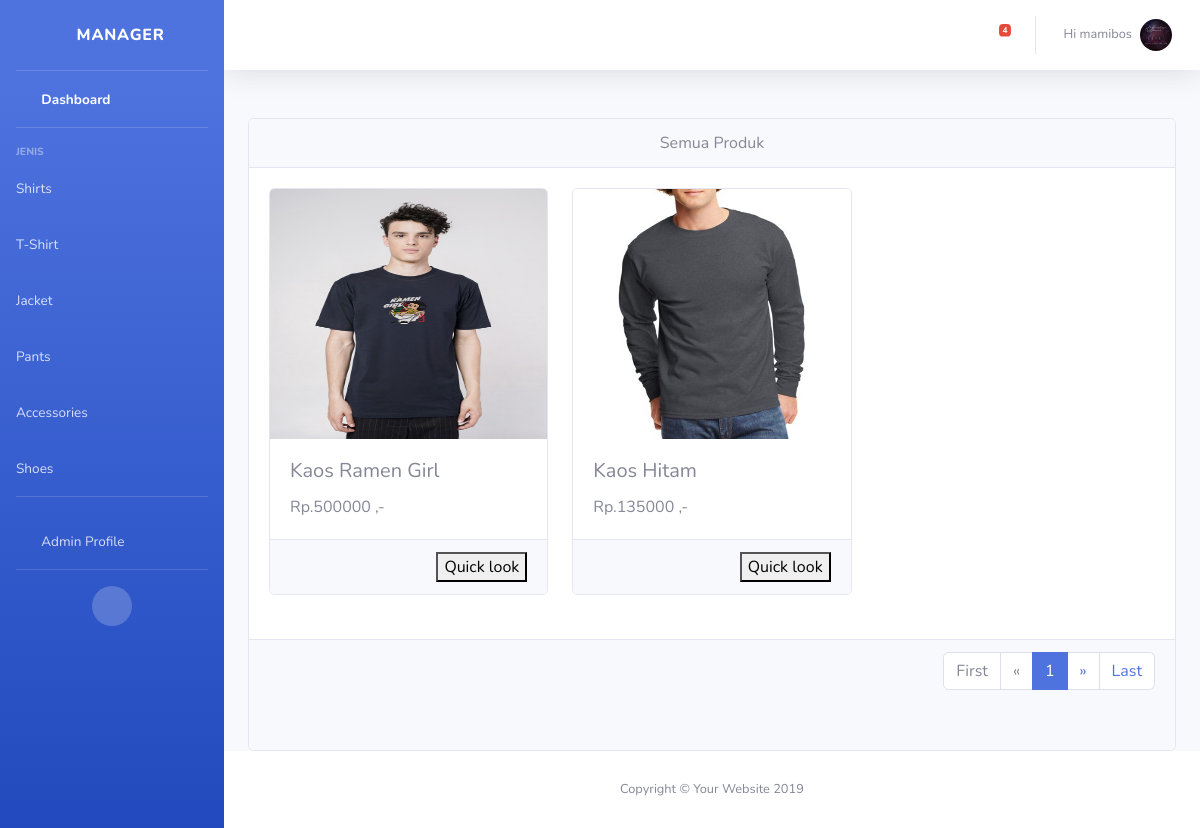
The page /mana/indexkategori.php?id=a0002 (signed in) on the database its author committed.
### tables this page shows
CREATE TABLE `kategori` (
  `idkategori` varchar(10) NOT NULL,
  `namakategori` varchar(50) NOT NULL
);

CREATE TABLE `produk` (
  `idproduk` varchar(20) NOT NULL,
  `namaproduk` varchar(50) NOT NULL,
  `deskripsi` varchar(500) NOT NULL,
  `idkategori` varchar(10) NOT NULL,
  `idsub_kategori` varchar(10) NOT NULL,
  `file_gambar` varchar(500) NOT NULL,
  `berat` int(7) NOT NULL,
  `kuantitas` int(5) NOT NULL,
  `last_update` datetime NOT NULL,
  `idpegawai` varchar(10) NOT NULL,
  `price` int(11) NOT NULL
);

### mana/indexkategori.php (the view, shortened to what this page needs)
<?php
require_once('includes/conn.php');
include('includes/navbar.php');
?>
  <?php
                            $halaman = 9;
                            $page = isset($_GET["halaman"]) ? (int)$_GET["halaman"] : 1;
                            $mulai = ($page>1) ? ($page * $halaman) - $halaman : 0;
                            $result = mysqli_query($con, "SELECT * FROM produk");
                            $total = mysqli_num_rows($result);
                            $pages = ceil($total/$halaman);
  ?>
  <br/>
    <div class="container-fluid">
    <div class="card ">
      <div class="card-header">
        <center>
          Semua Produk
        </center>
      </div>
      <div class="card-body" id="badan">
  <div class="row" id ="load_data">
      <?php
            $id = $_GET["id"];
              $brg=mysqli_query($con,"SELECT * FROM produk WHERE idkategori = '$id' LIMIT $mulai, $halaman");
              while($b=mysqli_fetch_array($brg)){
              ?>
  <div class="col-sm-4 mb-4">
            <div class="card" style="min-height: 12rem;" >
              <img src="../admin/images/produk/<?php echo $b['file_gambar'];  ?>" height=250px class="card-img-top" alt="gambar">
              <div class="card-body">
                <h5 class="card-title"><?php echo $b['namaproduk']; ?></h5>
                <p class="card-text">Rp.<?php echo$b['price']?> ,-</p>
              </div>
              <div class="card-footer">
                <div id="quicklook" class="text-center"> <a href="data_produk.php?id=<?php echo $b["idproduk"]; ?>" class="klik_menu" id="edit"><button pid='$pro_id'  style='float:right;'>Quick look</button></a></div>
                </div>
            </div>
          </div>
  <?php } ?>
  </div>
  </div>
  <div class="card-footer"><nav class="mb-5">
            <ul class="pagination justify-content-end">
              <?php
                $jumlah_page = $pages;
                $jumlah_number = 1;
                $start_number = ($page > $jumlah_number)? $page - $jumlah_number : 1;
                if($page == 1){
                  echo '<li class="page-item disabled"><a class="page-link" href="#">First</a></li>';
                  echo '<li class="page-item disabled"><a class="page-link" href="#"><span aria-hidden="true">&laquo;</span></a></li>';
                }
                for($i = $start_number; $i <= $jumlah_page-1; $i++){
                  $link_active = ($page == $i)? ' active' : '';
                  echo '<li class="page-item halaman '.$link_active.'" id="'.$i.'"><a class="page-link" href="?halaman='.$i.'&id='.$id.'">'.$i.'</a></li>';
                }
                if($page == $jumlah_page){
                  echo '<li class="page-item disabled"><a class="page-link" href="#"><span aria-hidden="true">&raquo;</span></a></li>';
                  echo '<li class="page-item disabled"><a class="page-link" href="#">Last</a></li>';
                } else {
                  $link_next = ($page < $jumlah_page)? $page + 1 : $jumlah_page;
                  echo '<li class="page-item halaman" id="'.$link_next.'"><a class="page-link" href="?halaman='.$link_next.'&id='.$id.'"><span aria-hidden="true">&raquo;</span></a></li>';
                  echo '<li class="page-item halaman" id="'.$jumlah_page.'"><a class="page-link" href="?halaman='.$jumlah_page.'&id='.$id.'">Last</a></li>';
                }
              ?>
            </ul>
          </nav></div>
  </div>
  </div>
<?php
include('includes/footer.php');
?>

### mana/includes/navbar.php (shortened to what this page needs)
<?php
include('includes/header.php');
include('includes/scripts.php');
?>
<ul class="navbar-nav fixed bg-gradient-primary sidebar sidebar-dark accordion" id="accordionSidebar">
<a class="sidebar-brand d-flex align-items-center justify-content-center" href="index.php">
    <i class="fas fa-laugh-wink fa-lg"></i>
  <div class="sidebar-brand-text mx-3">Manager <sup></sup></div>
</a>
<hr class="sidebar-divider my-0">
<li class="sidebar-sticky">
<li class="nav-item active">
  <a class="nav-link" href="index.php">
    <i class="fas fa-fw fa-tachometer-alt"></i>
    <span>Dashboard</span></a>
</li>
<hr class="sidebar-divider">
<div class="sidebar-heading">
  Jenis
</div>
<?php
  $menu = mysqli_query($con,"SELECT * FROM kategori");
  $jum = mysqli_num_rows($menu);
    if($jum > 1){
    while($isi = mysqli_fetch_array($menu)){
      $idkat = $isi["idkategori"];
      $namakat = $isi["namakategori"];
      ?>
      <li class="nav-item">
          <a class="nav-link collapsed" data-toggle="collapse" data-target="#collapsem<?php echo$idkat;?>" aria-expanded="true" aria-controls="collapsem<?php echo$idkat;?>" href="indexkategori.php?id=<?php echo $idkat; ?>">
          <span><?php echo $namakat;?></span>
          </a>
      </li>
        <?php
    }
  }
  ?>
<hr class="sidebar-divider">
<li class="nav-item">
  <a class="nav-link" href="profil.php">
    <i class="fas fa-user-shield fa-fw"></i>
    <span>Admin Profile</span></a>
</li>
<hr class="sidebar-divider d-none d-md-block">
<div class="text-center d-none d-md-inline">
  <button class="rounded-circle border-0" id="sidebarToggle"></button>
</div>
</li>
</ul>
    <div id="content-wrapper" class="d-flex flex-column">
        <nav class="navbar navbar-expand navbar-light bg-white topbar mb-4 static-top shadow">
          <ul class="navbar-nav ml-auto">
            <?php
              $seq = mysqli_query($con," SELECT b.namakategori as nama, COUNT(a.idproduk) as jumlah FROM produk a, kategori b WHERE a.idkategori = b.idkategori GROUP BY a.idkategori");
                $i = 0;
                while ($cuk = mysqli_fetch_array($seq)) {
                  if($cuk['jumlah'] <= 2){
                    $i += 1;
                  }
                }
              ?>
            <li class="nav-item dropdown no-arrow mx-1">
              <a class="nav-link dropdown-toggle" href="#" id="alertsDropdown" role="button" data-toggle="dropdown" aria-haspopup="true" aria-expanded="false">
                <i class="fas fa-bell fa-fw"></i>
                <span class="badge badge-danger badge-counter"><?php if($i>=1){ echo $i ;} ?></span>
              </a>
            </li>
            <li class="nav-item dropdown no-arrow">
              <a class="nav-link dropdown-toggle" href="#" id="userDropdown" role="button" data-toggle="dropdown" aria-haspopup="true" aria-expanded="false">
                <span class="mr-2 d-none d-lg-inline text-gray-600 small">
               Hi <?php echo $_SESSION['username']; ?>
                </span>
                <img class="img-profile rounded-circle" src="/toko_baju_klout/foto/<?php echo $_SESSION['foto']; ?>">
              </a>
            </li>
          </ul>
        </nav>
      <div id="content">

### rows shown on the page
kategori: namakategori "Shirts"
kategori: namakategori "T-Shirt"
kategori: namakategori "Jacket"
kategori: namakategori "Pants"
kategori: namakategori "Accessories"
kategori: namakategori "Shoes"
produk: file_gambar (picture), namaproduk "Kaos Ramen Girl", price "500000"
produk: file_gambar (picture), namaproduk "Kaos Hitam", price "135000"

### other values the page prints
$i "4"
$_SESSION['username'] "mamibos"
